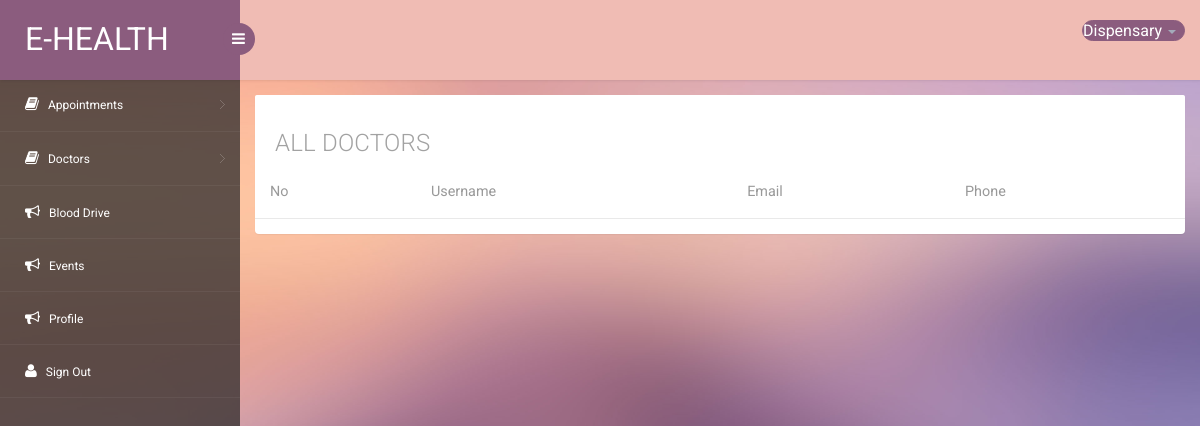
Before: /hospital/doctors.php?type=1 (signed in) with the older database file.
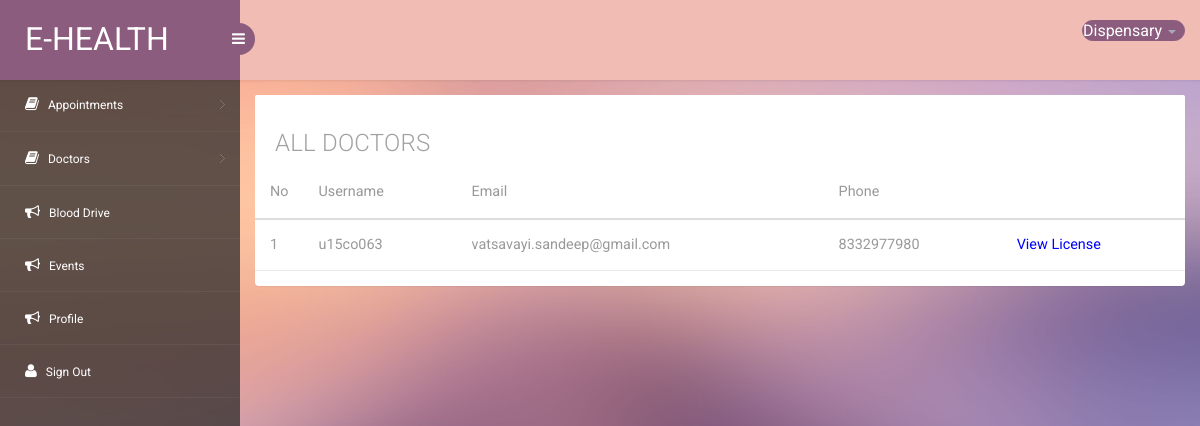
After: the same page with the newer database file.
### tables this page shows
CREATE TABLE `doctor` (
  `did` int(11) NOT NULL,
  `uid` int(11) NOT NULL,
  `hid` varchar(255) NOT NULL,
  `license` varchar(255) NOT NULL,
  `specialArea` text NOT NULL,
  `avail_from` time NOT NULL,
  `avail_till` time NOT NULL,
  `dapproved` int(11) NOT NULL DEFAULT '0'
);

CREATE TABLE `users` (
  `id` int(11) NOT NULL,
  `username` varchar(100) NOT NULL,
  `email` varchar(255) NOT NULL,
  `password` varchar(255) DEFAULT NULL,
  `phone` varchar(13) DEFAULT NULL,
  `emer1` varchar(13) DEFAULT NULL,
  `emer2` varchar(13) DEFAULT NULL,
  `addr` text,
  `dob` date DEFAULT NULL,
  `avatar` varchar(255) NOT NULL,
  `aadhar` int(12) DEFAULT NULL,
  `hash` varchar(255) NOT NULL,
  `active` int(11) NOT NULL DEFAULT '0',
  `pincode` int(6) DEFAULT NULL,
  `bloodgroup` varchar(3) DEFAULT NULL,
  `medicalHis` text,
  `infoUpdated` int(11) NOT NULL DEFAULT '0',
  `user_type` int(11) NOT NULL
);

### hospital/includes/allDoc.php (the view)
<div class="row">
    <div class="col-sm-12 mail-w3agile">
        <section class="panel">
            <header class="panel-heading wht-bg">
               <h4 class="gen-case">All Doctors</h4>
            </header>
            <div class="panel-body minimal">
                <div class="table-inbox-wrap ">
                    <table class="table table-inbox table-hover">
                    <th>No</th>
                    <th>Username</th>
                    <th>Email</th>
                    <th>Phone</th>
                <tbody>
                <?php
                $query = "SELECT * FROM doctor INNER JOIN users ON users.id=doctor.uid WHERE dapproved=1 AND user_type=2";
                $result = mysqli_query($conn,$query);
                while ($row = mysqli_fetch_assoc($result)) {
                ?>
                <tr class="">
                    <td class="inbox-small-cells">1</td>
                    <td class="view-message dont-show"><?php echo $row['username']?></td>
                    <td class="view-message dont-show"><?php echo $row['email']?></td>
                    <td class="view-message dont-show"><?php echo $row['phone']?></td>
                    <td class="view-message dont-show" id="approve">View License</td>
                </tr>
                <?php } ?>
                </tbody>
                </table>
                </div>
            </div>
        </section>
    </div>
</div>

Changed rows visible on the page:
now on this page (row edited): doctor: users.username "u15co063", users.email "vatsavayi.sandeep@gmail.com", users.phone "8332977980"
